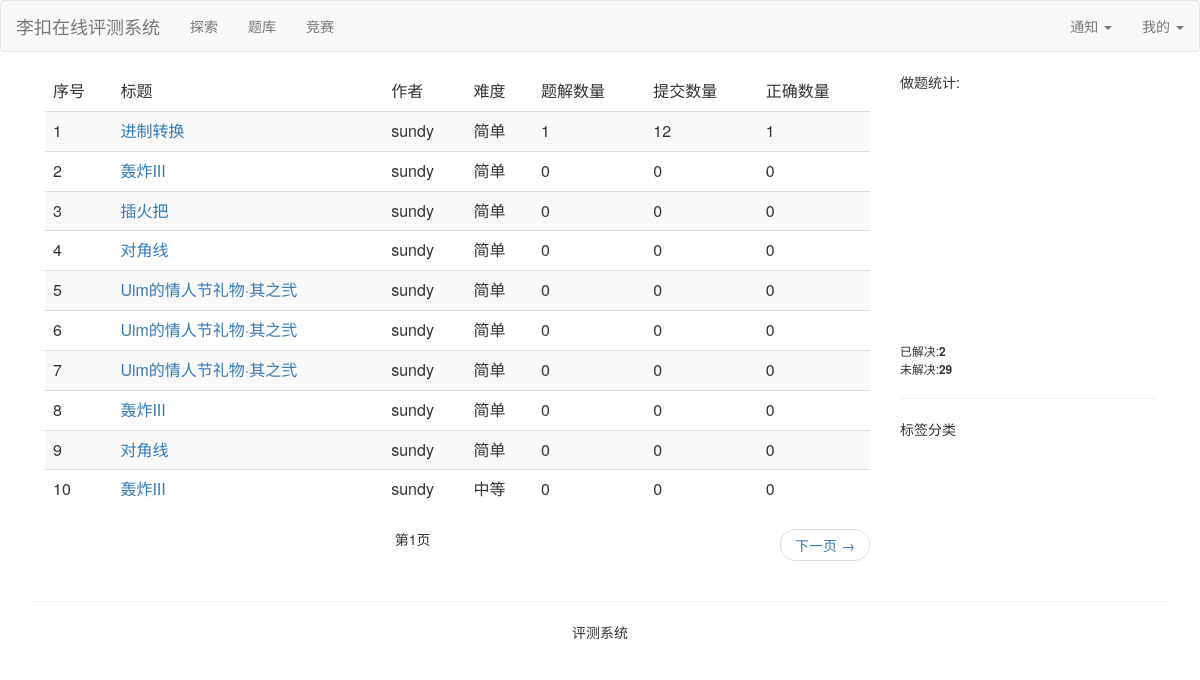
Page /problem/list/ (signed in) on the committed database.
### judger_problem/models.py (models this page shows)
class Problem(models.Model):
    @classmethod
    def get_problem_list(cls):
        return cls.objects.all().only("title", "fk_author", "difficulty", "explains", "Submits",
                                      "corrects")
    diff = [
        (0, "简单"),
        (1, "中等"),
        (2, "困难"),
    ]
    title = models.CharField(max_length=128, verbose_name="题目标题")
    problem_content = models.TextField(verbose_name="题目内容")
    problem_input = models.CharField(max_length=128, verbose_name="样例输入")
    problem_output = models.CharField(max_length=128, verbose_name="样例输出")
    create_time = models.DateTimeField(auto_now_add=True, verbose_name="创建题目时间")
    difficulty = models.IntegerField(null=True, choices=diff, verbose_name="难度")
    explains = models.IntegerField(default=0, verbose_name="题目题解数量")
    fk_labels = models.ManyToManyField(to=ProblemLabel, verbose_name="题目标签")
    Submits = models.IntegerField(default=0, verbose_name="总的用户提交次数")
    corrects = models.IntegerField(default=0, verbose_name="总的用户正确次数")
    fk_author = models.ForeignKey(to=User, on_delete=models.CASCADE, verbose_name="作者")
    class Meta:
        verbose_name = "题目列表"
        verbose_name_plural = "题目列表"

### judger_problem/views.py (the view)
# urls.py: path("list/", views.ProblemList.as_view(), name="problemList"),
@method_decorator(login_required, name="dispatch")
class ProblemList(View):
    def get(self, request):
        proble_list_all = Problem.get_problem_list()
        solve_count = len(SubmitStatus.objects.filter(user_code_status="正确", author=request.user))
        problem_count = Problem.objects.count() - solve_count
        pagetor = Paginator(proble_list_all, 10)
        page = request.GET.get('page') if request.GET.get('page') is not None else 1
        proble_lists = pagetor.get_page(page)
        context = {
            "proble_lists": proble_lists,
            "problem_count": problem_count,
            "solve_count": solve_count,
        }
        return render(request, template_name="judger_problem/templates/problem_list.html", context=context)

### templates/judger_problem/templates/problem_list.html (shortened to what this page needs)
{% extends 'base.html' %}
{% block content %}
    <div class="col-md-9">
        <table class="table table-striped">
            <thead>
            <tr>
                <td>序号</td>
                <td>标题</td>
                <td>作者</td>
                <td>难度</td>
                <td>题解数量</td>
                <td>提交数量</td>
                <td>正确数量</td>
            </tr>
            </thead>
            <tbody>
            {% for proble_list in proble_lists %}
                <tr>
                    <td>{{ forloop.counter }}</td>
                    <td><a href="{% url 'problem:problemdetail' proble_list.id %}">{{ proble_list.title }}</a></td>
                    <td>{{ proble_list.fk_author.username }}</td>
                    <td>{{ proble_list.get_difficulty_display }}</td>
                    <td>{{ proble_list.explains }}</td>
                    <td>{{ proble_list.Submits }}</td>
                    <td>{{ proble_list.corrects }}</td>
                </tr>
            {% endfor %}
            </tbody>
        </table>
    <div>
        <ul class="pager">
            <li class="">第{{ proble_lists.number }}页</li>
            {% if proble_lists.has_next %}
                <li class="next"><a href="?page={{ proble_lists.next_page_number }}">下一页 &rarr;</a></li>
            {% endif%}
        </ul>
    </div>
    </div>
    <div class="col-md-3" style="">
            <div>
                做题统计:
                <div id="main" style="width: 250px;height:250px;"></div>
                <small>已解决:<b>{{ solve_count }}</b></small>
                <br>
                <small>未解决:<b>{{ problem_count }}</b></small>
            </div>
        <hr>
        <div>
            标签分类
        </div>
    </div>
{% endblock %}

### rows in the picture
Problem: title "进制转换", fk_author.username "sundy", difficulty "简单", explains "1", Submits "12", corrects "1"
Problem: title "轰炸III", fk_author.username "sundy", difficulty "简单", explains "0", Submits "0", corrects "0"
Problem: title "插火把", fk_author.username "sundy", difficulty "简单", explains "0", Submits "0", corrects "0"
Problem: title "对角线", fk_author.username "sundy", difficulty "简单", explains "0", Submits "0", corrects "0"
Problem: title "Uim的情人节礼物·其之弐", fk_author.username "sundy", difficulty "简单", explains "0", Submits "0", corrects "0"
Problem: title "Uim的情人节礼物·其之弐", fk_author.username "sundy", difficulty "简单", explains "0", Submits "0", corrects "0"
Problem: title "Uim的情人节礼物·其之弐", fk_author.username "sundy", difficulty "简单", explains "0", Submits "0", corrects "0"
Problem: title "轰炸III", fk_author.username "sundy", difficulty "简单", explains "0", Submits "0", corrects "0"
Problem: title "对角线", fk_author.username "sundy", difficulty "简单", explains "0", Submits "0", corrects "0"
Problem: title "轰炸III", fk_author.username "sundy", difficulty "中等", explains "0", Submits "0", corrects "0"

### other values in the picture
{{ proble_lists.number }} "1"
{{ solve_count }} "2"
{{ problem_count }} "29"
